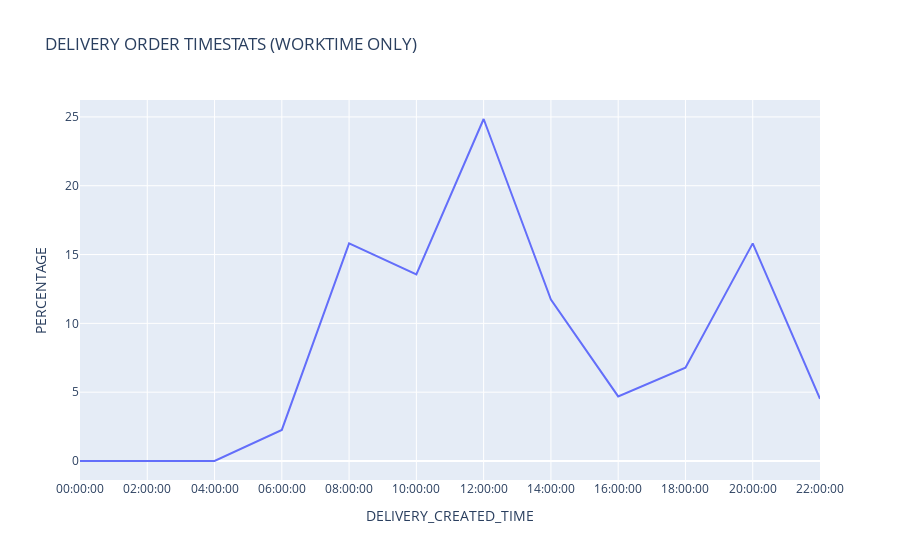

Write notebook code for a chart like this one.
### Code cell
## REBUILDING PLOT
order_work_time_plot = px.line(order_work_time, x = "DELIVERY_CREATED_TIME", y = "PERCENTAGE", title = 'DELIVERY ORDER TIMESTATS (WORKTIME ONLY)')
order_work_time_plot.show()

### Figure 1 — Plotly figure (JSON) as saved in the notebook; plotly's stock layout.template omitted (floating-point values rounded to 4 significant figures)
{"data": [{"hovertemplate": "DELIVERY_CREATED_TIME=%{x}<br>PERCENTAGE=%{y}<extra></extra>", "legendgroup": "", "line": {"color": "#636efa", "dash": "solid"}, "marker": {"symbol": "circle"}, "mode": "lines", "name": "", "orientation": "v", "showlegend": false, "type": "scatter", "x": ["00:00:00", "02:00:00", "04:00:00", "06:00:00", "08:00:00", "10:00:00", "12:00:00", "14:00:00", "16:00:00", "18:00:00", "20:00:00", "22:00:00"], "xaxis": "x", "y": [0, 0, 0, 2.259, 15.81, 13.55, 24.85, 11.73, 4.692, 6.777, 15.81, 4.518], "yaxis": "y"}], "layout": {"legend": {"tracegroupgap": 0}, "title": {"text": "DELIVERY ORDER TIMESTATS (WORKTIME ONLY)"}, "xaxis": {"anchor": "y", "domain": [0, 1], "title": {"text": "DELIVERY_CREATED_TIME"}}, "yaxis": {"anchor": "x", "domain": [0, 1], "title": {"text": "PERCENTAGE"}}}}
